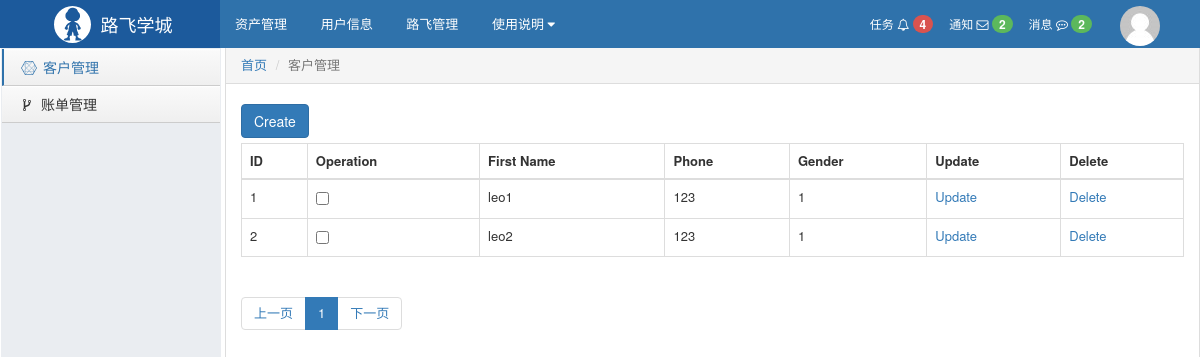
Page /store/client/read/ on the earlier database version.
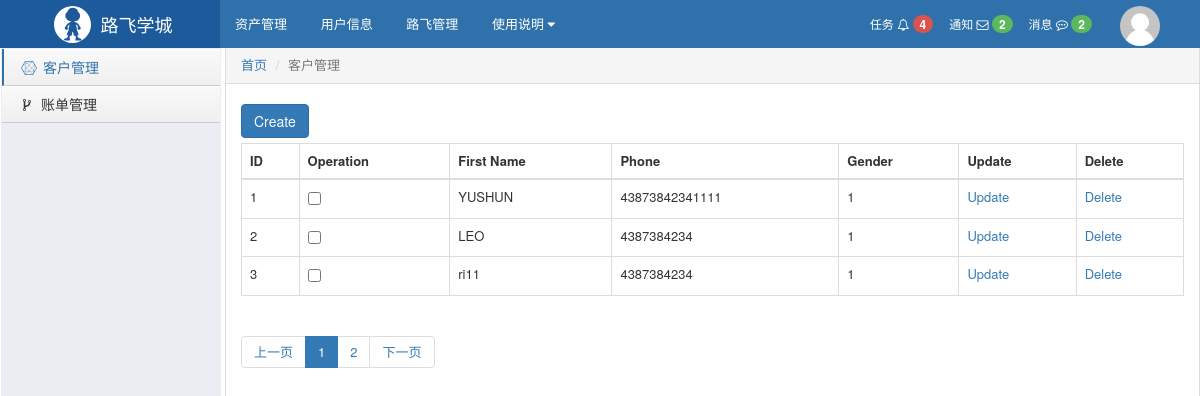
Same page on the later database version.
### store/models.py (models this page shows, shortened)
class Client(models.Model):
    first_name = models.CharField(verbose_name='First Name', max_length=32, null=True, blank=True, default=None)
    second_name = models.CharField(verbose_name='Second Name', max_length=32, null=True, blank=True, default=None)
    phone = models.CharField(verbose_name='Phone', max_length=32, null=True, blank=True)
    age = models.SmallIntegerField(verbose_name='Age', null=True, blank=True, default=1)
    GENDER_CHOICES = (
        (1, 'male'), (2, 'female')
    )
    gender = models.SmallIntegerField(verbose_name='Gender', choices=GENDER_CHOICES, default=1)
    company = models.CharField(verbose_name='Company', max_length=32, null=True, blank=True)

### crud/factory/products/read.py (the view)
    def read(self, request):
        objects = self.model_class.objects.all()
        cnt = objects.count()
        params = request.GET.copy()
        params._mutable = True
        pager = Pagination(
            current_page=request.GET.get('page'),
            all_count=cnt,
            base_url=request.path_info,
            query_params=params,
            per_page=self.per_page_count,
        )
        data_list = objects[pager.start: pager.end]
        data_pack = DataPack(self, data_list, pager, )
        create_btn = self.get_create_btn()
        return render(request, 'crud/changelist.html', {'data_pack': data_pack, 'create_btn': create_btn,})

### crud/factory/components/operation.py (called while the page is built)
    @staticmethod
    def checkbox(param, obj: models.Model = None, is_header=None):
        if is_header:
            return "Operation"
        return mark_safe(f'<input type="checkbox" name="pk" value="{obj.pk}" />')

    @staticmethod
    def update(param: dict, obj: models.Model = None, is_header=None):
        if is_header:
            return "Update"
        url = Operation.reverse_url(param, pk=obj.pk)
        return mark_safe(f'<a href="{url}">Update</a>')

    @staticmethod
    def delete(param: dict, obj: models.Model = None, is_header=None):
        if is_header:
            return "Delete"
        url = Operation.reverse_url(param, pk=obj.pk)
        return mark_safe(f'<a href="{url}">Delete</a>')

    @staticmethod
    def reverse_url(param: dict, *args, **kwargs):
        namespace = param.get('namespace')
        url_name = param.get('url_name')
        request = param.get('request')
        fullname = f'{namespace}:{url_name}'
        base_url = reverse(fullname, args=args, kwargs=kwargs)
        if not request.GET:
            add_url = base_url
        else:
            param = request.GET.urlencode()
            new_query_dict = QueryDict(mutable=True)
            new_query_dict['_filter'] = param
            url_encode = new_query_dict.urlencode()
            add_url = f"{base_url}?{url_encode}"
        return add_url

### crud/factory/products/handler.py (called while the page is built)
    def get_app_model_name(self, param):
        app_label = self.model_class._meta.app_label
        model_name = self.model_class._meta.model_name
        if self.prev:
            return f'{app_label}_{model_name}_{self.prev}_{param}'
        return f'{app_label}_{model_name}_{param}'

    def reverse_url(self, name,  *args, **kwargs):
        reverse_name = f"{self.name_dict.get('namespace')}:{self.get_app_model_name(name)}"
        if name == 'update':
            base_url = reverse(reverse_name)
        base_url = reverse(reverse_name, args=args, kwargs=kwargs)
        if not self.request.GET:
            add_url = base_url
        else:
            param = self.request.GET.urlencode()
            new_query_dict = QueryDict(mutable=True)
            new_query_dict['_filter'] = param
            add_url = f'{base_url}?{param}'
        return add_url

### crud/factory/products/read.py (called while the page is built)
    @property
    def display(self):
        value = []
        value.extend(self.display_list)
        return value

### crud/templatetags/head_data_list.py (called while the page is built)
@register.inclusion_tag('crud/head_data_list.html')
def head_data_list(data_pack):
    return {'head_list': get_head(data_pack), 'data_list': get_data(data_pack)}

### crud/templates/crud/changelist.html (shortened to what this page needs)
{% extends 'base.html' %}
{% load head_data_list %}
{% block content %}
    <div class="luffy-container">
        <form method="post">
            {% if create_btn %}
                <div style="margin: 5px 0;float: left">
                    {{ create_btn | safe }}
                </div>
            {% endif %}
            <div>
                {% head_data_list data_pack %}
            </div>
        </form>
        <nav>
            <ul class="pagination float: left" >
                {{ data_pack.pager.page_html|safe }}
            </ul>
        </nav>
    </div>
{% endblock %}

### crud/templates/base.html (shortened to what this page needs)
{% load static %}
<!DOCTYPE html>
<html lang="en">
<head>
    <link rel="stylesheet" href="{% static 'crud/plugins/bootstrap/css/bootstrap.css' %} "/>
    <link rel="stylesheet" href="{% static 'crud/plugins/font-awesome/css/font-awesome.css' %} "/>
    <link rel="stylesheet" href="{% static 'crud/css/commons.css' %} "/>
    <link rel="stylesheet" href="{% static 'crud/css/nav.css' %} "/>
</head>
<body>
<div class="pg-header">
    <div class="nav">
        <div class="logo-area left">
            <a href="#">
                <img class="logo" src="{% static 'imgs/logo.svg' %}">
                <span style="font-size: 18px;">路飞学城 </span>
            </a>
        </div>
        <div class="left-menu left">
            <a class="menu-item">资产管理</a>
            <a class="menu-item">用户信息</a>
            <a class="menu-item">路飞管理</a>
            <div class="menu-item">
                <span>使用说明</span>
                <i class="fa fa-caret-down" aria-hidden="true"></i>
            </div>
        </div>
        <div class="right-menu right clearfix">
            <div class="user-info right">
                <a href="#" class="avatar">
                    <img class="img-circle" src="{% static 'imgs/default.png' %}">
                </a>
            </div>
            <a class="user-menu right">
                消息
                <i class="fa fa-commenting-o" aria-hidden="true"></i>
                <span class="badge bg-success">2</span>
            </a>
            <a class="user-menu right">
                通知
                <i class="fa fa-envelope-o" aria-hidden="true"></i>
                <span class="badge bg-success">2</span>
            </a>
            <a class="user-menu right">
                任务
                <i class="fa fa-bell-o" aria-hidden="true"></i>
                <span class="badge bg-danger">4</span>
            </a>
        </div>
    </div>
</div>
<div class="pg-body">
    <div class="left-menu">
        <div class="menu-body">
            <div class="static-menu">
                <a href="/client/list/" class="active">
                    <span class="icon-wrap"><i class="fa fa-connectdevelop"></i></span> 客户管理</a>
                <a href="/payment/list/">
                    <span class="icon-wrap"><i class="fa fa-code-fork"></i></span> 账单管理</a>
            </div>
        </div>
    </div>
    <div class="right-body">
        <div>
            <ol class="breadcrumb no-radius no-margin" style="border-bottom: 1px solid #ddd;">
                <li><a href="#">首页</a></li>
                <li class="active">客户管理</li>
            </ol>
        </div>
        {% block content %} {% endblock %}
    </div>
</div>
</body>
</html>

### crud/templates/crud/head_data_list.html
<table class="table table-bordered">
    <thead>
    <tr>
        <th>ID</th>
        {% for item in head_list %}
            <th>{{ item }}</th>
        {% endfor %}
    </tr>
    </thead>
    <tbody>
    {% for row in data_list %}
        <tr>
            <td>{{ forloop.counter }}</td>
            {% for ele in row %}
                <td> {{ ele }}</td>
            {% endfor %}
        </tr>
    {% endfor %}
    </tbody>
</table>

### crud/static/crud/css/commons.css (style rules this page uses)
body { margin: 0; }
img { border: 0; }
.left { float: left; }
.right { float: right; }
.clearfix:after { clear: both; display: block; visibility: hidden; height: 0; }
.bg-danger { background-color: #d9534f !important; color: #ffffff; }
.bg-success { background-color: #5cb85c !important; color: #ffffff; }
.badge { display: inline-block; min-width: 10px; padding: 3px 7px; font-size: 12px; font-weight: bold; line-height: 1; color: #fff; text-align: center; white-space: nowrap; vertical-align: baseline; background-color: #777; border-radius: 10px; }
.img-circle { border-radius: 50%; }

### crud/static/crud/css/nav.css (style rules this page uses)
.nav { min-width: 980px; height: 48px; background-color: #2F72AB; color: #ffffff; line-height: 48px; overflow: visible; font-size: 12px; }
.nav .logo-area { width: 220px; overflow: hidden; height: 48px; text-align: center; background-color: #1c5a9c; }
.nav .logo-area > a { color: #ffffff; text-decoration: none; display: inline-block; }
.nav .logo-area .logo { height: 37px; width: 37px; float: left; margin: 6px; margin-right: 10px; }
.nav .left-menu { font-size: 13px; }
.nav .left-menu .menu-item { display: inline-block; padding: 0 15px; cursor: pointer; position: relative; color: white; text-decoration: none; }
.nav .right-menu .user-menu { padding: 0 8px; cursor: pointer; color: white; text-decoration: none; }
.nav .right-menu .user-info { padding: 0 30px 0 10px; height: 48px; position: relative; }
.nav .right-menu .user-info .avatar { display: inline-block; padding: 0 10px; height: 48px; }

### crud/templates/base.html (style rules this page uses)
body { margin: 0; }
.no-radius { border-radius: 0; }
.no-margin { margin: 0; }
.pg-body > .left-menu { background-color: #EAEDF1; position: absolute; left: 1px; top: 48px; bottom: 0; width: 220px; border: 1px solid #EAEDF1; overflow: auto; }
.pg-body > .right-body { position: absolute; left: 225px; right: 0; top: 48px; bottom: 0; overflow: scroll; border: 1px solid #ddd; border-top: 0; font-size: 13px; min-width: 755px; }
.luffy-container { padding: 15px; }
.left-menu .menu-body .static-menu .icon-wrap { width: 20px; display: inline-block; text-align: center; }
.left-menu .menu-body .static-menu a { text-decoration: none; padding: 8px 15px; border-bottom: 1px solid #ccc; color: #333; display: block; background: #efefef; background: -webkit-gradient(linear, left bottom, left top, color-stop(0, #efefef), color-stop(1, #fafafa)); background: -ms-linear-gradient(bottom, #efefef, #fafafa); background: -moz-linear-gradient(center bottom, #efefef 0%, #fafafa 100%); background: -o-linear-gradient(bottom, #efefef, #fafafa); filter: progid:dximagetransform.microsoft.gradient(startColorStr='#e3e3e3', EndColorStr='#ffffff'); -ms-filter: "progid:DXImageTransform.Microsoft.gradient(startColorStr='#fafafa',EndColorStr='#efefef')"; box-shadow: inset 0px 1px 1px white; }
.left-menu .menu-body .static-menu a.active { color: #2F72AB; border-left: 2px solid #2F72AB; }

Differences in the rows shown:
removed Client: row "leo1" "123"
removed Client: row "leo2" "123"
added Client: row "YUSHUN" "43873842341111"
added Client: row "LEO" "4387384234"
added Client: row "ri11" "4387384234"
Other differences:
{{ data_pack.pager.page_html|safe }}: "上一页 1 下一页" → "上一页 1 2 下一页"
new list line: "3 ☐ 1 Update Delete"
